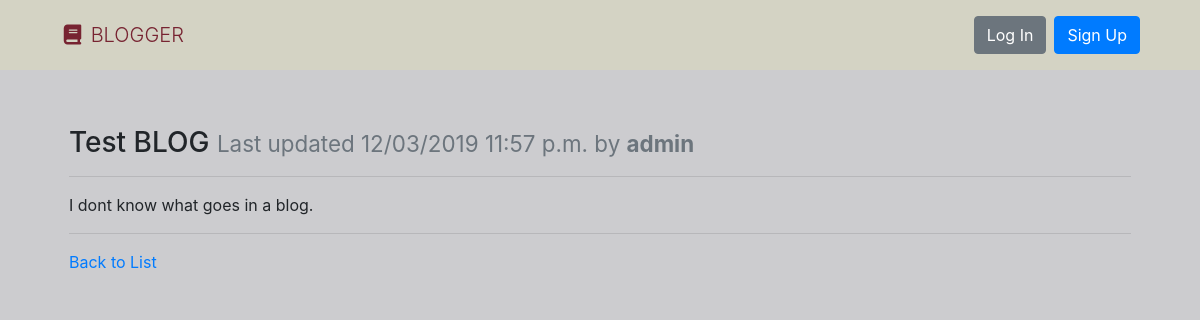
The page /test-blog/ on the database as committed earlier.
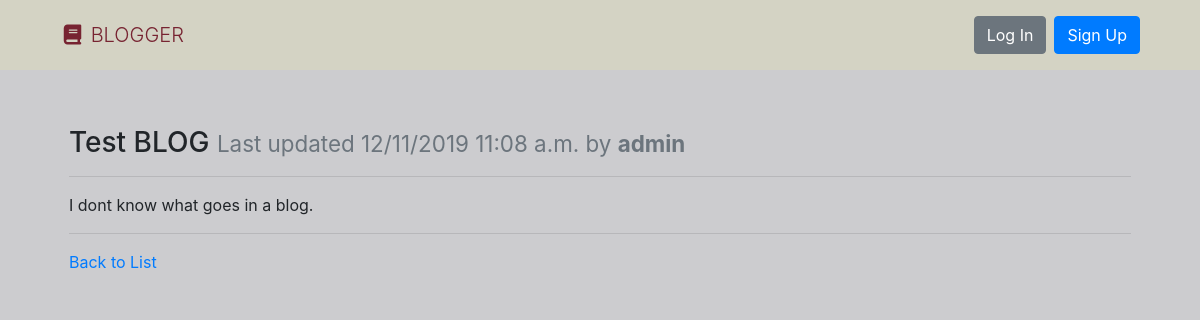
The same page on the database as committed later.
### blogs/models.py (models this page shows, shortened)
class Page(models.Model):
    title = models.CharField(max_length=settings.BLOG_PAGE_TITLE_MAX_LENGTH, unique=True,
                             )
    author = models.ForeignKey(User, on_delete=models.PROTECT,
                               help_text="The user that posted this article.") # this User is a object of class User that django has
    slug = models.CharField(max_length=settings.BLOG_PAGE_TITLE_MAX_LENGTH, blank=True, editable=False,
                            help_text="Unique URL path to access this page. Generated by the system.")
    content = models.TextField(
        )
    created = models.DateTimeField(auto_now_add=True,
                                   help_text="The date and time this page was created. Automatically generated when the model saves.")
    modified = models.DateTimeField(auto_now=True,
                                    help_text="The date and time this page was updated. Automatically generated when the model updates.")
    is_public = models.BooleanField(default=True)

### blogs/views.py (the view)
# urls.py: path('<str:slug>/', PageDetailView.as_view(), name='blog-details-page'),
class PageDetailView(DetailView):
    model = Page
    def get(self, request, slug):
        page = get_object_or_404(Page, slug=slug)
        return render(request, 'page.html', {
          'page': page
        })

### blogs/templates/page.html (shortened to what this page needs)
{% extends "base.html" %}
{% block content %}
  <div class="row">
    <div class="col m-4">
      <h3>{{ page.title }} <small class="text-muted">Last updated {{ page.modified|date:"SHORT_DATETIME_FORMAT" }} by <b>{{ page.author.username }}</b></small></h3>
      <hr>
      <p>{{ page.content|linebreaksbr }}</p>
      <hr>
      <a href="{% url 'blog-list-page' %}">Back to List</a>
    </div>
  </div>
{% endblock %}

Rows that differ between the two databases and show on the page:
changed Page "Test BLOG": modified "12/03/2019 11:57 p.m." → "12/11/2019 11:08 a.m."
